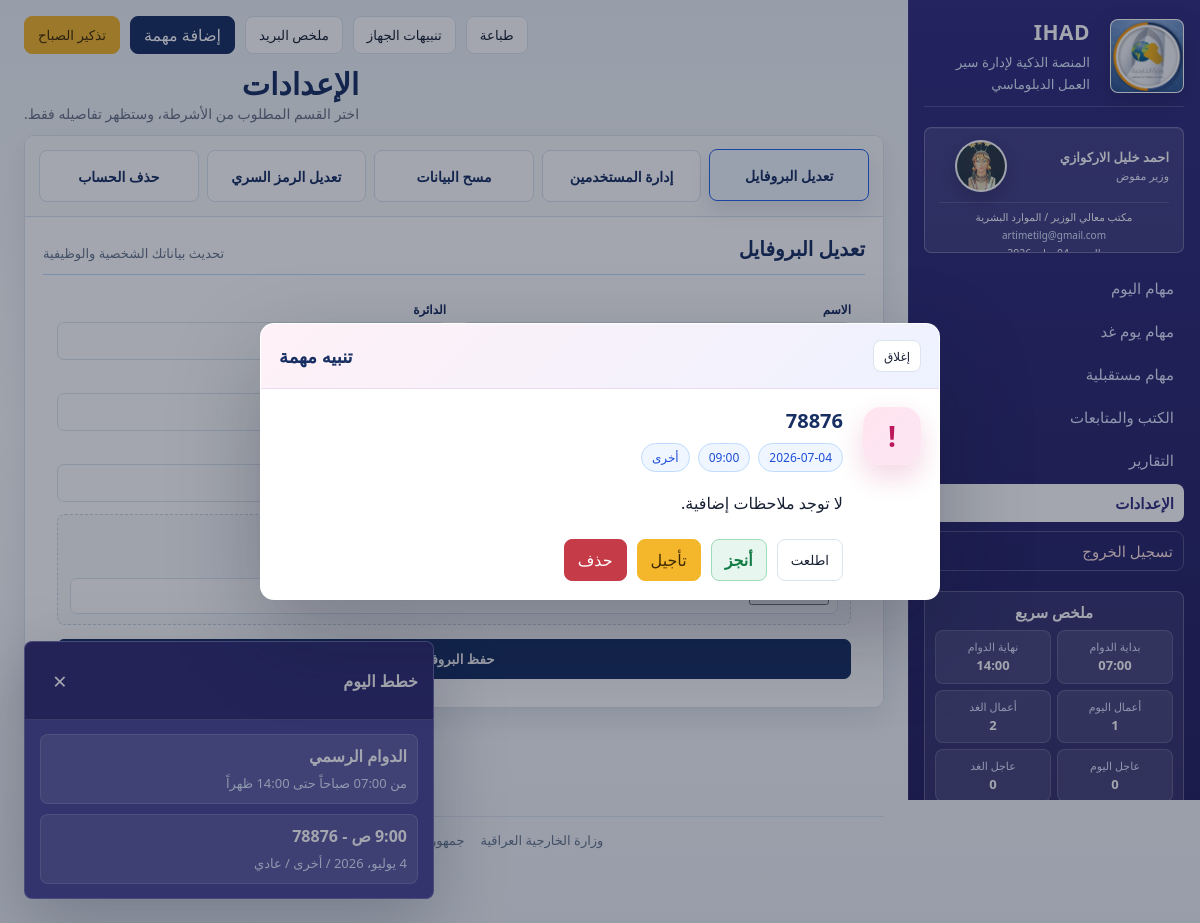
/settings/ (signed in), run on the app's committed database.
### accounts/models.py (models this page shows, shortened)
class UserProfile(models.Model):
    class Role(models.TextChoices):
        ADMIN = 'ADMIN', 'Admin'
        DIRECTOR = 'DIRECTOR', 'Director'
        SECTION_HEAD = 'SECTION_HEAD', 'Section Head'
        EMPLOYEE = 'EMPLOYEE', 'Employee'
        VIEWER = 'VIEWER', 'Viewer'
    user = models.OneToOneField(settings.AUTH_USER_MODEL, on_delete=models.CASCADE, related_name='profile')
    role = models.CharField(max_length=20, choices=Role.choices, default=Role.EMPLOYEE)
    full_name = models.CharField(max_length=150)
    department = models.CharField(max_length=150)
    section = models.CharField(max_length=150, blank=True)
    job_title = models.CharField(max_length=150, blank=True)
    email_for_alerts = models.EmailField(blank=True)
    photo = models.ImageField(upload_to='profiles/', blank=True, null=True)
    first_school = models.CharField(max_length=150, blank=True)
    birth_city = models.CharField(max_length=150, blank=True)
    created_at = models.DateTimeField(auto_now_add=True)

### planner/models.py (models this page shows, shortened)
class Task(models.Model):
    class Type(models.TextChoices):
        REVIEW = 'REVIEW', 'مطالعة'
        INCOMING = 'INCOMING', 'كتاب وارد'
        OUTGOING = 'OUTGOING', 'كتاب صادر'
        CIRCULAR = 'CIRCULAR', 'إعمام'
        DELIBERATION = 'DELIBERATION', 'مداولة'
        FOLLOWUP = 'FOLLOWUP', 'متابعة'
        MEETING = 'MEETING', 'اجتماع'
        CALL = 'CALL', 'اتصال'
        OTHER = 'OTHER', 'أخرى'
    class Priority(models.TextChoices):
        NORMAL = 'NORMAL', 'عادي'
        IMPORTANT = 'IMPORTANT', 'مهم'
        URGENT = 'URGENT', 'عاجل'
    class Status(models.TextChoices):
        OPEN = 'OPEN', 'مفتوح'
        DONE = 'DONE', 'منجز'
        DEFERRED = 'DEFERRED', 'مؤجل'
        OVERDUE = 'OVERDUE', 'متأخر'
        CANCELLED = 'CANCELLED', 'ملغاة'
    user = models.ForeignKey(settings.AUTH_USER_MODEL, on_delete=models.CASCADE, related_name='tasks')
    title = models.CharField(max_length=220)
    task_type = models.CharField(max_length=24, choices=Type.choices, default=Type.OTHER)
    reference_number = models.CharField(max_length=80, blank=True)
    priority = models.CharField(max_length=20, choices=Priority.choices, default=Priority.NORMAL)
    status = models.CharField(max_length=20, choices=Status.choices, default=Status.OPEN)
    due_date = models.DateField(default=timezone.localdate)
    due_time = models.TimeField(default=time(9, 0))
    notes = models.TextField(blank=True)
    created_at = models.DateTimeField(auto_now_add=True)
    updated_at = models.DateTimeField(auto_now=True)
    class Meta:
        ordering = ['due_date', 'due_time', '-created_at']

### accounts/views.py (the view, shortened to what this page needs)
# urls.py: path('settings/', profile_settings, name='settings'),
@login_required
def profile_settings(request):
    profile = _profile_for(request.user)
    recovery_verified = request.session.get('settings_recovery_verified_for') == request.user.pk
    profile_form = ProfileForm(instance=profile)
    password_form = ProfilePasswordChangeForm(request.user)
    clear_form = DataClearForm(prefix='clear')
    delete_form = SecureActionForm(prefix='delete')
    is_admin = _is_admin_user(request.user)
    admin_users = []
    if is_admin:
        user_queryset = User.objects.select_related('profile').annotate(task_count=Count('tasks')).order_by('username')
        for member in user_queryset:
            admin_users.append({
                'user': member,
                'profile': _profile_for(member),
                'task_count': member.task_count,
            })
    return render(request, 'settings.html', {
        'profile_form': profile_form,
        'password_form': password_form,
        'clear_form': clear_form,
        'delete_form': delete_form,
        'is_admin': is_admin,
        'admin_users': admin_users,
        'role_choices': UserProfile.Role.choices,
        'clear_scopes': DataClearForm.base_fields['scope'].choices,
    })

### accounts/forms.py
class ProfileForm(forms.ModelForm):
    class Meta:
        model = UserProfile
        fields = ('full_name', 'department', 'section', 'job_title', 'email_for_alerts', 'photo')
        widgets = {
            'photo': forms.FileInput(attrs={'class': 'profile-photo-input'}),
        }
        labels = {
            'full_name': 'الاسم',
            'department': 'الدائرة',
            'section': 'القسم',
            'job_title': 'العنوان الوظيفي',
            'email_for_alerts': 'الإيميل',
            'photo': 'الصورة الشخصية',
        }

class ProfilePasswordChangeForm(PasswordChangeForm):
    pass

### accounts/utils.py (called while the page is built, shortened)
def profile_for(user):
    return getattr(user, 'profile', None)

def role_for(user):
    if user.is_superuser:
        return UserProfile.Role.ADMIN
    profile = profile_for(user)
    return profile.role if profile else UserProfile.Role.EMPLOYEE

def visible_users(user):
    User = get_user_model()
    role = role_for(user)
    profile = profile_for(user)
    if role == UserProfile.Role.ADMIN:
        return User.objects.all()

def restrict_queryset(queryset, user):
    return queryset.filter(user__in=visible_users(user))

### accounts/views.py (called while the page is built)
def _profile_for(user):
    profile, _ = UserProfile.objects.get_or_create(
        user=user,
        defaults={'full_name': user.get_full_name() or user.username, 'department': ''},
    )
    return profile

def _settings_unlocked(request):
    return request.session.get('settings_unlocked_for') == request.user.pk

def _is_admin_user(user):
    profile = getattr(user, 'profile', None)
    return user.is_superuser or getattr(profile, 'role', None) == UserProfile.Role.ADMIN

### templates/settings.html (shortened to what this page needs)
{% extends 'base.html' %}
{% block content %}
<div class="settings-screen">
  <div class="top page-title-row settings-title">
    <div>
      <h1>الإعدادات</h1>
      <p>اختر القسم المطلوب من الأشرطة، وستظهر تفاصيله فقط.</p>
    </div>
  </div>
  <section class="panel settings-strips-shell">
    <div class="settings-strip-nav" role="tablist" aria-label="أقسام الإعدادات">
      <button type="button" class="settings-strip-button is-active profile-strip" data-settings-tab="profile" role="tab" aria-selected="true">تعديل البروفايل</button>
      {% if is_admin %}
      <button type="button" class="settings-strip-button admin-strip" data-settings-tab="admin" role="tab" aria-selected="false">إدارة المستخدمين</button>
      {% endif %}
      <button type="button" class="settings-strip-button clear-strip" data-settings-tab="clear" role="tab" aria-selected="false">مسح البيانات</button>
      <button type="button" class="settings-strip-button password-strip" data-settings-tab="password" role="tab" aria-selected="false">تعديل الرمز السري</button>
      <button type="button" class="settings-strip-button delete-strip" data-settings-tab="delete" role="tab" aria-selected="false">حذف الحساب</button>
    </div>
    <div class="settings-strip-content">
      <section class="settings-strip-panel is-active" data-settings-panel="profile" role="tabpanel">
        <div class="strip-panel-title profile-title"><h3>تعديل البروفايل</h3><span>تحديث بياناتك الشخصية والوظيفية</span></div>
        <form method="post" enctype="multipart/form-data" class="form-box settings-compact-form profile-clean-form" data-confirm-title="تأكيد حفظ البروفايل" data-confirm-body="هل تريد حفظ تعديلات البروفايل؟">
          <p><label for="{{ profile_form.full_name.id_for_label }}">الاسم</label>{{ profile_form.full_name }}</p>
          <p><label for="{{ profile_form.department.id_for_label }}">الدائرة</label>{{ profile_form.department }}</p>
          <p><label for="{{ profile_form.section.id_for_label }}">القسم</label>{{ profile_form.section }}</p>
          <p><label for="{{ profile_form.job_title.id_for_label }}">العنوان الوظيفي</label>{{ profile_form.job_title }}</p>
          <p class="full-span"><label for="{{ profile_form.email_for_alerts.id_for_label }}">الإيميل</label>{{ profile_form.email_for_alerts }}</p>
          <div class="profile-photo-field full-span">
            <label for="{{ profile_form.photo.id_for_label }}">الصورة الشخصية</label>
            {% if profile_form.instance.photo %}
              <div class="current-photo-line">الصورة الحالية موجودة ويمكن استبدالها باختيار صورة جديدة.</div>
            {% endif %}
          </div>
          <button class="primary full-span">حفظ البروفايل</button>
        </form>
      </section>
    </div>
  </section>
</div>
{% endblock %}

### templates/base.html (shortened to what this page needs)
{% load static %}<!doctype html>
<html lang="ar" dir="rtl">
<head>
  <link rel="stylesheet" href="{% static 'css/app.css' %}?v=20260630-2325">
</head>
<body>
{% if user.is_authenticated %}
<div class="app-shell">
  <aside class="side mofa-side">
    <div class="brand vertical-brand">
      <img src="{% static 'img/logo.jpg' %}" alt="وزارة الخارجية">
      <div><h3>IHAD</h3><small>المنصة الذكية لإدارة سير العمل الدبلوماسي</small></div>
    </div>
    {% if current_profile %}
    <div class="employee-card employee-card-clean">
      <div class="employee-topline">
        <div class="employee-text">
          <strong>{{ current_profile.full_name }}</strong>
          <span>{{ current_profile.job_title|default:'العنوان الوظيفي غير محدد' }}</span>
        </div>
        {% if current_profile.photo %}<img src="{{ current_profile.photo.url }}" alt="الصورة الشخصية" class="profile-photo">{% else %}<div class="profile-avatar">ش</div>{% endif %}
      </div>
      <div class="employee-details">
        <span>{{ current_profile.department }}{% if current_profile.section %} / {{ current_profile.section }}{% endif %}</span>
        {% if current_profile.email_for_alerts %}<span>{{ current_profile.email_for_alerts }}</span>{% endif %}
        <span>{{ current_date|date:'l d F Y' }}</span>
      </div>
    </div>
    {% endif %}
    <nav class="nav-menu">
      {% with active_section=request.GET.section|default:'today' active_namespace=request.resolver_match.namespace active_url=request.resolver_match.url_name %}
      <a href="{% url 'planner:tasks' %}?section=today" class="{% if active_namespace == 'planner' and active_section == 'today' %}active-nav{% endif %}">مهام اليوم</a>
      <a href="{% url 'planner:tasks' %}?section=tomorrow" class="{% if active_namespace == 'planner' and active_section == 'tomorrow' %}active-nav{% endif %}">مهام يوم غد</a>
      {% if quick_summary.future_count %}<a href="{% url 'planner:tasks' %}?section=future" class="{% if active_namespace == 'planner' and active_section == 'future' %}active-nav{% endif %}">مهام مستقبلية</a>{% endif %}
      <a href="{% url 'books:books' %}" class="{% if active_namespace == 'books' %}active-nav{% endif %}">الكتب والمتابعات</a>
      <a href="{% url 'reports:reports' %}" class="{% if active_namespace == 'reports' %}active-nav{% endif %}">التقارير</a>
      <a href="{% url 'settings' %}" class="{% if active_url == 'settings' %}active-nav{% endif %}">الإعدادات</a>
      <a href="{% url 'accounts:logout' %}" class="logout-nav" onclick="return confirmLogout(event, this.href)">تسجيل الخروج</a>
      {% endwith %}
    </nav>
    {% if quick_summary %}
    <section class="quick-summary compact-summary">
      <strong>ملخص سريع</strong>
      <div class="mini-grid">
        <span>بداية الدوام<br><b>{{ quick_summary.work_start }}</b></span>
        <span>نهاية الدوام<br><b>{{ quick_summary.work_end }}</b></span>
        <span>أعمال اليوم<br><b>{{ quick_summary.today_count }}</b></span>
        <span>أعمال الغد<br><b>{{ quick_summary.tomorrow_count }}</b></span>
        <span>عاجل اليوم<br><b>{{ quick_summary.urgent_today }}</b></span>
        <span>عاجل الغد<br><b>{{ quick_summary.urgent_tomorrow }}</b></span>
      </div>
    </section>
    {% endif %}
  </aside>
  <main class="main">
    <div class="toolbar top-actions">
      <button class="btn gold" type="button" onclick="showStartupPanel()">تذكير الصباح</button>
      <a class="btn primary" href="{% url 'planner:tasks' %}">إضافة مهمة</a>
      <button class="btn" type="button" onclick="showMailSummary()">ملخص البريد</button>
      <button class="btn" type="button" onclick="enableDeviceNotifications()">تنبيهات الجهاز</button>
      <button class="btn" type="button" onclick="window.print()">طباعة</button>
    </div>
    {% block content %}{% endblock %}
    <footer class="ihad-main-footer"><span>وزارة الخارجية العراقية</span><span>جمهورية العراق</span><span>الإصدار 2.2</span></footer>
  </main>
</div>
<div class="planner-alert-backdrop" id="plannerAlert" aria-hidden="true">
  <section class="planner-alert-dialog">
    <div class="planner-alert-head"><button type="button" class="btn small" data-alert-close>إغلاق</button><h3 id="alertTitle">تنبيه</h3></div>
    <div class="planner-alert-body"><div class="alert-card"><div class="alert-icon" id="alertIcon">!</div><div class="alert-main"><h4 id="alertItemTitle"></h4><div class="alert-meta"><span id="alertDate"></span><span id="alertTime"></span><span id="alertMeta"></span></div><p id="alertNotes"></p><div class="toolbar alert-actions"><button type="button" class="btn" data-alert-close>اطلعت</button><a class="btn green" id="alertDone" href="#">أنجز</a><a class="btn gold" id="alertDefer" href="#">تأجيل</a><a class="btn danger" id="alertDelete" href="#">حذف</a></div></div></div></div>
  </section>
</div>
<section class="startup-panel" id="startupPanel">
  <div class="startup-head"><strong>خطط اليوم</strong><button type="button" aria-label="إغلاق" onclick="hideStartupPanel()">×</button></div>
  <div class="startup-body">
    <div class="startup-item official"><strong>الدوام الرسمي</strong><span>من 07:00 صباحاً حتى 14:00 ظهراً</span></div>
    {% for task in startup_tasks %}<div class="startup-item"><strong>{{ task.due_time }} - {{ task.title }}</strong><span>{{ task.due_date }} / {{ task.get_task_type_display }} / {{ task.get_priority_display }}</span></div>{% empty %}<div class="startup-item"><strong>لا توجد مهام حالية</strong><span>يمكنك إضافة مهام اليوم من صفحة مهام اليوم.</span></div>{% endfor %}
  </div>
</section>
{% else %}
  {% block auth_content %}{% endblock %}
{% endif %}
</body>
</html>

### data on the page
UserProfile: full_name "احمد خليل الاركوازي", job_title "وزير مفوض", photo (picture), department "مكتب معالي الوزير", section "الموارد البشرية", email_for_alerts "artimetilg@gmail.com"
Task: due_time "9:00 ص", title "78876", due_date "4 يوليو، 2026", task_type "أخرى", priority "عادي"

### other printed values
{{ quick_summary.work_start }} "07:00"
{{ quick_summary.work_end }} "14:00"
{{ quick_summary.today_count }} "1"
{{ quick_summary.tomorrow_count }} "2"
{{ quick_summary.urgent_today }} "0"
{{ quick_summary.urgent_tomorrow }} "0"
